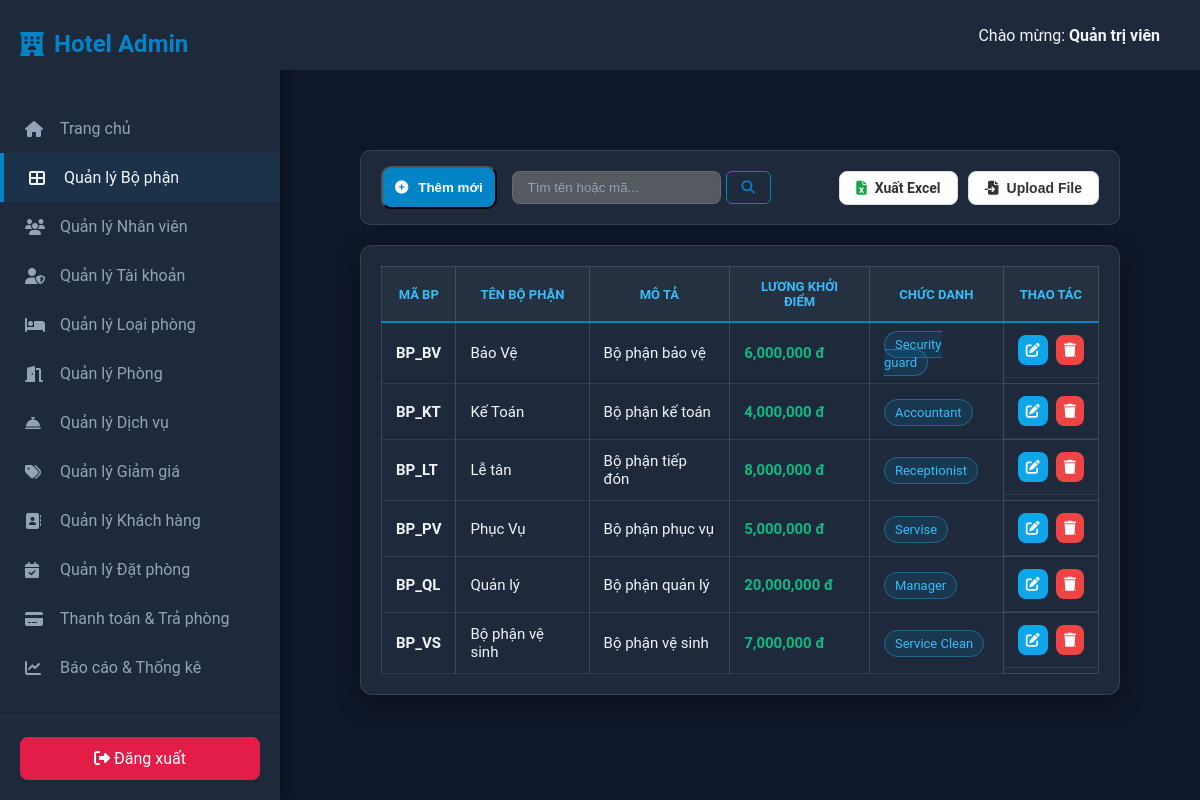
Page /?controller=DepartmentController&action=index (signed in) on the committed database.
### tables this page shows
CREATE TABLE `hotels_departments` (
  `MaBoPhan` varchar(20) NOT NULL,
  `TenBoPhan` varchar(50) NOT NULL,
  `MoTaBoPhan` varchar(100) DEFAULT NULL,
  `LuongKhoiDiem` int(11) NOT NULL,
  `ChucDanh` varchar(50) NOT NULL DEFAULT 'Intern'
);

### MVC/Core/controller.php (called while the page is built, shortened)
<?php
class controller {
    public function view($view, $data = []) {
        require_once "./MVC/Views/".$view.".php";
    }
}
?>

### MVC/Controllers/DepartmentController.php (called while the page is built, shortened)
<?php
class DepartmentController extends controller {
    public function index() {
        $model = $this->model("DepartmentModel");
        $departments = $model->getAll();
        $this->view("Pages/Department", ["departments" => $departments]);
    }
}

### MVC/Core/App.php (called while the page is built, shortened)
<?php
class App {
    protected $action = "index";
    public function __construct() {
        $this->controller = new $this->controller;
        if (isset($_GET['action'])) {
            $this->action = $_GET['action'];
        }
        call_user_func([$this->controller, $this->action]);
    }
}

### index.php (called while the page is built, shortened)
<?php
$app = new App();

### MVC/Core/connectDB.php (called while the page is built, shortened)
<?php
class connectDB {
    protected $con;
    public function __construct() {
        $this->con = mysqli_connect(
            "localhost",
            "root",
            "",
            "web_hotel_mngt",
            3307
        );
        mysqli_set_charset($this->con, "utf8");
    }
    public function select($sql, $params = []) {
        $stmt = $this->prepareStatement($sql, $params);
        $result = mysqli_stmt_execute($stmt);
        $result = mysqli_stmt_get_result($stmt);
        $data = [];
        while ($row = mysqli_fetch_assoc($result)) {
            $data[] = $row;
        }
        return $data;
    }
    private function prepareStatement($sql, $params = []) {
        $stmt = mysqli_prepare($this->con, $sql);
        return $stmt;
    }
}

### MVC/Models/DepartmentModel.php (called while the page is built, shortened)
<?php
class DepartmentModel extends connectDB {
    public function getAll() {
        return $this->select("SELECT * FROM hotels_departments");
    }
}

### MVC/Views/Pages/Department.php (the view, shortened to what this page needs)
<main class="main-content">
    <section class="content-body">
        <div class="toolbar" style="display: flex; justify-content: space-between; align-items: center;">
            <div class="left-tools" style="display: flex; gap: 15px; align-items: center;">
                <button class="btn btn-primary" onclick="toggleForm(true)">
                    <i class="fas fa-plus-circle"></i> Thêm mới
                </button>
                <form action="?controller=DepartmentController&action=index" method="POST" style="display: flex; gap: 5px;">
                    <input type="text" name="keyword" value="<?= isset($_POST['keyword']) ? $_POST['keyword'] : '' ?>" placeholder="Tìm tên hoặc mã..."
                           style="padding: 8px 15px; border-radius: 8px; border: 1px solid var(--border-color); background: #555960ff; color: white;">
                    <button type="submit" name="search" class="btn btn-outline" style="padding: 8px 15px;">
                        <i class="fas fa-search"></i>
                    </button>
                </form>
            </div>
            <div class="right-tools" style="display: flex; gap: 10px;">
                <?php $currentKeyword = isset($_POST['keyword']) ? $_POST['keyword'] : (isset($_GET['keyword']) ? $_GET['keyword'] : ''); ?>
                <a href="?controller=DepartmentController&action=exportExcel&keyword=<?= $currentKeyword ?>" class="btn-custom-white">
                    <i class="fas fa-file-excel" style="color: #16a34a;"></i> Xuất Excel
                </a>
                <button class="btn-custom-white" onclick="toggleImport(true)">
                   <i class="fas fa-file-import"></i> Upload File
                </button>
            </div>
        </div>
        <div class="table-container" style="margin-top: 20px;">
            <table class="admin-table">
                <thead>
                    <tr>
                        <th>Mã BP</th>
                        <th>Tên Bộ Phận</th>
                        <th>Mô Tả</th>
                        <th>Lương Khởi Điểm</th>
                        <th>Chức Danh</th>
                        <th style="text-align: center;">Thao Tác</th>
                    </tr>
                </thead>
                <tbody>
                    <?php if(!empty($data['departments'])): ?>
                        <?php foreach($data['departments'] as $row): ?>
                        <tr>
                            <td><strong><?= $row['MaBoPhan'] ?></strong></td>
                            <td><?= $row['TenBoPhan'] ?></td>
                            <td><?= $row['MoTaBoPhan'] ?></td>
                            <td class="salary-text"><?= number_format($row['LuongKhoiDiem']) ?> đ</td>
                            <td><span class="badge"><?= $row['ChucDanh'] ?></span></td>
                            <td class="action-buttons">
                                <button class="btn-icon edit" onclick="editDep('<?= $row['MaBoPhan'] ?>','<?= $row['TenBoPhan'] ?>','<?= $row['MoTaBoPhan'] ?>',<?= $row['LuongKhoiDiem'] ?>,'<?= $row['ChucDanh'] ?>')">
                                    <i class="fas fa-edit"></i>
                                </button>
                                <a href="?controller=DepartmentController&action=deleteDepartment&id=<?= $row['MaBoPhan'] ?>" class="btn-icon delete" onclick="return confirm('Xóa bộ phận này?')">
                                    <i class="fas fa-trash"></i>
                                </a>
                            </td>
                        </tr>
                        <?php endforeach; ?>
                    <?php else: ?>
                        <tr><td colspan="6" style="text-align:center;">Không tìm thấy dữ liệu bộ phận phù hợp.</td></tr>
                    <?php endif; ?>
                </tbody>
            </table>
        </div>
    </section>
</main>

### Public/Css/style_hello.css (style rules this page uses)
:root { --bg-dark: #0f172a; --card-bg: #1e293b; --ocean-blue: #0284c7; --ocean-hover: #0369a1; --text-main: #f1f5f9; }
body { margin: 0; background-color: var(--bg-dark); font-family: 'Segoe UI', sans-serif; display: flex; justify-content: center; align-items: center; height: 100vh; }
.btn { padding: 12px; border-radius: 10px; text-decoration: none; font-weight: 600; transition: 0.3s; display: flex; align-items: center; justify-content: center; gap: 10px; }
.btn-primary { background: var(--ocean-blue); color: white; }
.btn-outline { border: 2px solid var(--ocean-blue); color: var(--ocean-blue); }

### Public/Css/login_style.css (style rules this page uses)
:root { --bg-dark: #0f172a; --card-bg: #1e293b; --ocean-blue: #0284c7; --ocean-hover: #0369a1; --text-white: #f1f5f9; --input-bg: #334155; --text-muted: #94a3b8; }

### Public/Css/admin_style.css (style rules this page uses)
html, body { margin: 0; padding: 0; width: 100%; height: 100%; display: block; background-color: #0f172a; }
.main-content { flex: 1; display: flex; flex-direction: column; overflow-y: auto; }
:root { --bg-dark: #0f172a; --sidebar-bg: #1e293b; --ocean-blue: #0284c7; --ocean-hover: #0ea5e9; --text-white: #f1f5f9; --text-muted: #94a3b8; }
.main-content { flex: 1; display: flex; flex-direction: column; }
.content-body { padding: 40px; color: var(--text-white); }

### Public/Css/department_style.css (style rules this page uses)
:root { --card-bg: #1e293b; --border-color: rgba(255, 255, 255, 0.1); --ocean-blue: #0284c7; --text-white: #f1f5f9; }
.table-container { background: var(--card-bg); border-radius: 12px; padding: 20px; border: 1px solid var(--border-color); box-shadow: 0 8px 25px rgba(0,0,0,0.35); color: var(--text-white); }
.admin-table { width: 100%; border-collapse: collapse; font-size: 15px; }
.admin-table th { padding: 12px; color: #38bdf8; text-transform: uppercase; font-size: 13px; border-bottom: 2px solid var(--ocean-blue); background: rgba(255,255,255,0.03); }
.admin-table td { padding: 10px 12px; border-bottom: 1px solid rgba(255,255,255,0.08); }
.badge { background: rgba(2,132,199,0.15); color: #38bdf8; padding: 5px 10px; border-radius: 15px; font-size: 13px; border: 1px solid rgba(56,189,248,0.35); }
.salary-text { color: #10b981; font-weight: bold; }
.action-buttons { display: flex; justify-content: center; gap: 8px; }
.btn-icon { cursor: pointer; padding: 8px; border-radius: 6px; border: none; transition: 0.25s; display:flex; justify-content:center; align-items:center; }
.btn-icon.edit { background:#0284c7; color:white; }
.btn-icon.delete { background:#dc2626; color:white; }
.admin-table { width: 100%; border-collapse: collapse; font-size: 15px; color: var(--text-white); border: 1px solid rgba(255,255,255,0.15); }
.admin-table th, .admin-table td { padding: 12px 14px; border-right: 1px solid rgba(255,255,255,0.15); }
.admin-table th:last-child, .admin-table td:last-child { border-right: none; }
.admin-table tr { border-bottom: 1px solid rgba(255,255,255,0.15); }
.btn-custom-white { background-color: #ffffff; color: #333; padding: 8px 16px; border-radius: 8px; border: 1px solid #ddd; text-decoration: none; font-size: 14px; font-weight: 600; display: flex; align-items: center; gap: 8px; transition: all 0.3s; }

### Public/Css/employee_style.css (style rules this page uses)
:root { --bg-dark: #0f172a; --card-bg: #1e293b; --border-color: rgba(255,255,255,0.1); --ocean-blue: #0284c7; --text-white: #f1f5f9; --text-light: #cbd5e1; }
body { background: var(--bg-dark); color: var(--text-white); font-family: "Roboto", sans-serif; }
.toolbar { background: var(--card-bg); padding: 15px 20px; border-radius: 10px; display: flex; justify-content: space-between; align-items: center; border:1px solid var(--border-color); margin-bottom: 20px; }
.toolbar input[type=text] { background:#0f172a; color:white; border:1px solid var(--border-color); border-radius:6px; padding:10px 12px; }
.toolbar input::placeholder { color:#94a3b8; }
.btn-outline { background:transparent; border:1px solid var(--ocean-blue); color:var(--ocean-blue); padding:9px 18px; border-radius:6px; cursor:pointer; transition:.3s; }
.badge { background: rgba(2,132,199,0.15); color: #38bdf8; padding: 5px 10px; border-radius: 15px; font-size: 13px; border: 1px solid rgba(56,189,248,0.35); }
.btn-icon { border:none; padding:8px; border-radius:8px; cursor:pointer; }
.btn-icon.edit { background:#0ea5e9; }
.btn-icon.delete { background:#ef4444; }
.btn-icon i { color:white; font-size:14px; }

### rows in the picture
hotels_departments: MaBoPhan "BP_BV", TenBoPhan "Bảo Vệ", MoTaBoPhan "Bộ phận bảo vệ", LuongKhoiDiem "6,000,000", ChucDanh "Security guard"
hotels_departments: MaBoPhan "BP_KT", TenBoPhan "Kế Toán", MoTaBoPhan "Bộ phận kế toán", LuongKhoiDiem "4,000,000", ChucDanh "Accountant"
hotels_departments: MaBoPhan "BP_LT", TenBoPhan "Lễ tân", MoTaBoPhan "Bộ phận tiếp đón", LuongKhoiDiem "8,000,000", ChucDanh "Receptionist"
hotels_departments: MaBoPhan "BP_PV", TenBoPhan "Phục Vụ", MoTaBoPhan "Bộ phận phục vụ", LuongKhoiDiem "5,000,000", ChucDanh "Servise"
hotels_departments: MaBoPhan "BP_QL", TenBoPhan "Quản lý", MoTaBoPhan "Bộ phận quản lý", LuongKhoiDiem "20,000,000", ChucDanh "Manager"
hotels_departments: MaBoPhan "BP_VS", TenBoPhan "Bộ phận vệ sinh", MoTaBoPhan "Bộ phận vệ sinh", LuongKhoiDiem "7,000,000", ChucDanh "Service Clean"
